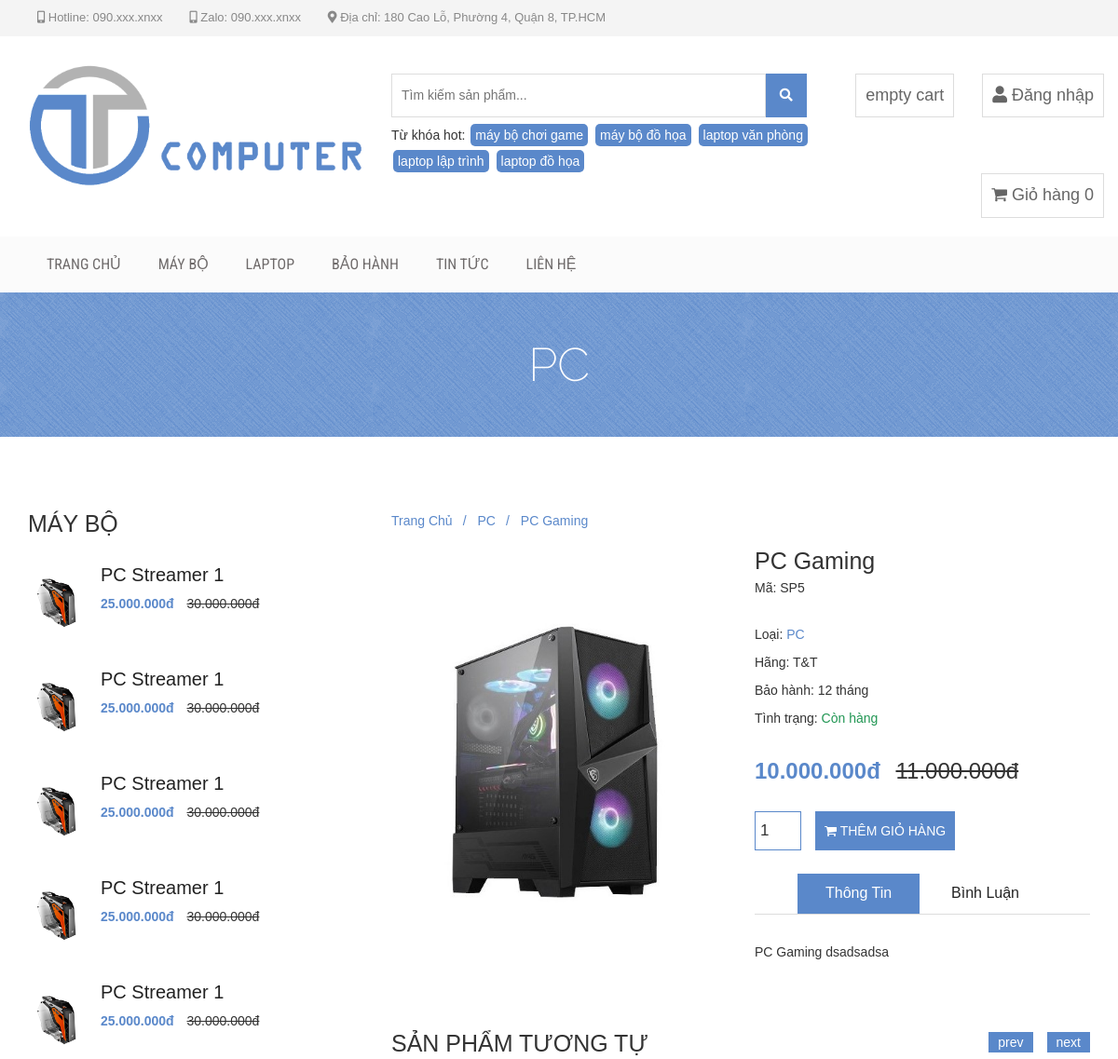
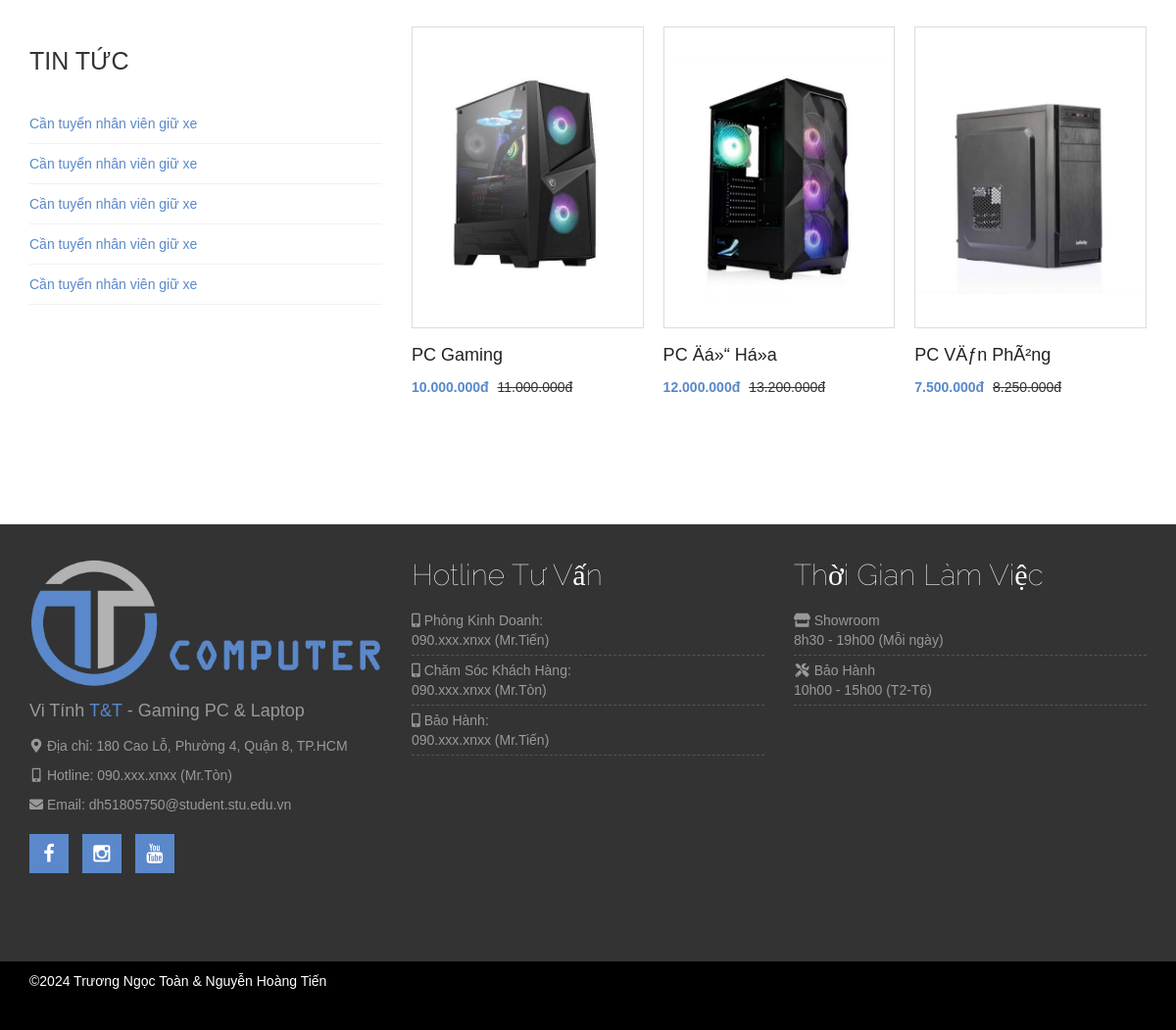
The app's page /view/chi-tiet-san-pham.php?masp=5 with its own data (2 pictures, top to bottom).
### tables this page shows
CREATE TABLE IF NOT EXISTS `danhmucsp` (
  `madmsp` int(10) NOT NULL AUTO_INCREMENT,
  `cap` tinyint(1) NOT NULL,
  `ten` varchar(20) NOT NULL,
  `madmspcha` int(10) DEFAULT NULL,
  PRIMARY KEY (`madmsp`)
);

CREATE TABLE IF NOT EXISTS `sanpham` (
  `masp` int(10) NOT NULL AUTO_INCREMENT,
  `tensp` varchar(150) NOT NULL,
  `madmsp` int(10) NOT NULL,
  `baohanh` tinyint(2) NOT NULL,
  `soluong` int(10) NOT NULL,
  `dongia` double NOT NULL,
  `mota` varchar(500) DEFAULT NULL,
  `hinh` varchar(150) NOT NULL,
  PRIMARY KEY (`masp`),
  KEY `madmsp` (`madmsp`)
);

### admin/model/database.php (called while the page is built, shortened)
<?php
class Database{
  private $servername;
  private $username;
  private $password;
  private $dbname;
  private static $conn;
  public function __construct(){
    $this->servername = "localhost";
    $this->username = "root";
    $this->password = "";
    $this->dbname = "vitinhtt";
    return self::$conn;
  }
  private function ketNoiDB(){
        try {
      self::$conn = new PDO("mysql:host=$this->servername;dbname=$this->dbname", $this->username, $this->password);
      self::$conn->setAttribute(PDO::ATTR_ERRMODE, PDO::ERRMODE_EXCEPTION);
      return self::$conn;
    } catch(PDOException $e) {
      echo "Connection failed: " . $e->getMessage();
      return false;
    }
  }
  public function timDanhSach($query){
    if(self::$conn != false){
      $stmt = self::$conn->prepare($query);
      $stmt->execute();
      $result = $stmt->setFetchMode(PDO::FETCH_ASSOC);
      if($result==true){
        return $stmt->fetchAll();
      }
    }
    return null;
  }
  public function timMotDoiTuong($query, $param = array()){
    if(self::$conn != false){
      $stmt = self::$conn->prepare($query);
      $stmt->execute($param);
      $result = $stmt->setFetchMode(PDO::FETCH_ASSOC);
      $arrDoiTuong=$stmt->fetchAll();
      $dem=count($arrDoiTuong);
      if($result==true && $dem>0){
        return $arrDoiTuong[0];
      }
    }
    return null;
  }public function timKiemSanPham($query, $param = array()){
    if(self::$conn != false){
      $stmt = self::$conn->prepare($query);
      $stmt->execute($param);
      $result = $stmt->setFetchMode(PDO::FETCH_ASSOC);
      if($result==true){
        return $stmt->fetchAll();
      }
    }
    return null;
  }
}
?>

### admin/model/sanpham.php (called while the page is built, shortened)
<?php
include_once 'database.php';
class SanPham{
    private $dongia;
    public function __construct() {
        $this->dongia = null;
    }
    public function queryTimSanPhamTheoMa() {
        $query="SELECT * FROM sanpham WHERE masp=:masp ";
        return $query;
    }
    public function queryLayDanhSachSanPham() {
        $query="SELECT * FROM sanpham";
        return $query;
    }
    public function giaChuaGiam() {
        return $this->dongia*(1+1/10);
    }
    public function set_dongia($dongia) {
        $this->dongia = (double)$dongia;
    }
}
?>

### admin/model/danhmucsp.php (called while the page is built, shortened)
<?php
class DanhMucSP
{
    public function queryTimDanhMucSPTheoMa()
    {
        $query = "SELECT * FROM danhmucsp WHERE madmsp=:madmsp ";
        return $query;
    }
}?>

### view/chi-tiet-san-pham.php (the view, shortened to what this page needs)
<!DOCTYPE html>
<html lang="en">
<head>
    <?php include 'layout/head.php'; ?>
</head>
<body>
    <?php
    include 'layout/header-menu.php';
    include_once '../admin/model/database.php';
    include_once '../admin/model/sanpham.php';
    include_once '../admin/model/danhmucsp.php';
    $db = new Database();
    $SanPham = new SanPham();
    $DanhMucSP = new DanhMucSP();
    if (isset($_GET['masp'])) {
        $masp = $_GET['masp'];
        $query = $SanPham->queryTimSanPhamTheoMa();
        $param = array(":masp"=>$masp);
        $sp = $db->timMotDoiTuong($query,$param);
        if ($sp != null) {
            $SanPham->set_dongia($sp['dongia']);
            $query = $DanhMucSP->queryTimDanhMucSPTheoMa();
            $param = array(":madmsp"=>$sp['madmsp']);
            $dmsp = $db->timMotDoiTuong($query,$param);
            $tenLoai = "";
            if ($dmsp != null) {
                if ($dmsp['madmspcha'] == "1") {
                    $tenLoai = "PC";
                } else if ($dmsp['madmspcha'] == "3") {
                    $tenLoai = "Laptop";
                }
                echo '    <div class="product-big-title-area">
                            <div class="container">
                                <div class="row">
                                    <div class="col-md-12">
                                        <div class="product-bit-title text-center">
                                            <h2>' . $tenLoai . '</h2>
                                        </div>
                                    </div>
                                </div>
                            </div>
                        </div>
                        <div class="single-product-area">
                            <div class="zigzag-bottom"></div>
                            <div class="container">
                                <div class="row">
                                    <div class="col-md-4">';
                include 'layout/sidebar.php';
                echo '
                            </div>
                            <div class="col-md-8">
                            <div class="product-content-right">
                                <div class="product-breadcroumb">
                                    <a href="index.php">Trang Chủ</a>
                                    <a href="may-bo.php">' . $tenLoai . '</a>
                                    <a href="chi-tiet-san-pham.php?masp=' . $sp['masp'] . '">' . $sp['tensp'] . '</a>
                                </div>
                                <div class="row">
                                    <div class="col-sm-6">
                                        <div class="product-images">
                                            <div class="product-main-img">
                                                <img src="../view/img/uploads/' . $sp['hinh'] . '" alt="">
                                            </div>
                                        </div>
                                    </div>
                                    <div class="col-sm-6">
                                        <div class="product-inner">
                                            <form action="../controller/xulygiohang.php" method="post" class="cart">
                                                <h2 class="product-name ten-sp">' . $sp['tensp'] . '</h2>
                                                <div class="product-inner-category">
                                                    <p>Mã: SP' . $sp['masp'] . '</p>
                                                </div>
                                                <div class="product-inner-category">
                                                    <p>Loại: <a href="may-bo.php">' . $tenLoai . '</a></p>
                                                    <p>Hãng: ' . $dmsp['ten'] . '</p>
                                                    <p>Bảo hành: ' . $sp['baohanh'] . ' tháng</p>';
                if ((int)$sp['soluong'] > 0) {
                    echo '<p>Tình trạng: <span style="color:#219653;">Còn hàng</span></p>';
                } else {
                    echo '<p>Tình trạng: <span style="color:#c9302c;">Hết hàng</span></p>';
                }
                echo '</div>
                                                <div class="product-inner-price gia">
                                                    <ins>' . number_format($sp['dongia'], 0, ",", ".") . 'đ</ins> <del>' . number_format($SanPham->giaChuaGiam(), 0, ",", ".") . 'đ</del>
                                                </div>
                                                <div class="quantity">
                                                    <input style="display: none;" type="text" name="maSanPham" value="' . $sp['masp'] . '">
                                                    <input type="number" size="4" class="input-text qty text" title="Qty" value="1" name="soLuongMua" min="1" step="1">
                                                    <input type="text" hidden name="product_masp" value="'.$sp["masp"].'">
                                                    <input type="text" hidden  name="product_tensp" value="'.$sp["tensp"].'">
                                                    <input type="text" hidden name="product_dongia" value="'.$sp["dongia"].'">
                                                    <input type="text" hidden name="product_hinh" value="'.$sp["hinh"].'">
                                                </div>
                                                <button type="submit" name="order_action" value="add"  class="add-to-cart-link" id="them-gio-hang"><i class="fa fa-shopping-cart"></i> THÊM GIỎ HÀNG</button>
                                            </form>
                                            <div role="tabpanel">
                                                <ul class="product-tab" role="tablist">
                                                    <li role="presentation" class="active"><a href="#home" aria-controls="home" role="tab" data-toggle="tab">Thông Tin</a></li>
                                                    <li role="presentation"><a href="#profile" aria-controls="profile" role="tab" data-toggle="tab">Bình Luận</a></li>
                                                </ul>
                                                <div class="tab-content">
                                                    <div role="tabpanel" class="tab-pane fade in active" id="home">
                                                        <div class="reset">' . $sp['mota'] . '</div>
                                                    </div>
                                                    <div role="tabpanel" class="tab-pane fade" id="profile">
                                                        <div class="reset">
                                                        </div>';
                echo '
                                                    </div>
                                                </div>
                                            </div>
                                        </div>
                                    </div>
                                </div>
                                <div class="related-products-wrapper">
                                    <h2 class="related-products-title">SẢN PHẨM TƯƠNG TỰ</h2>
                                    <div class="related-products-carousel">';
                $query = $SanPham->queryLayDanhSachSanPham();
                $arrSanPham = $db->timDanhSach($query);
                if (count($arrSanPham) > 0) {
                    foreach ($arrSanPham as $sp) {
                        $SanPham->set_dongia($sp['dongia']);
                        $query = $DanhMucSP->queryTimDanhMucSPTheoMa();
                        $param = array(":madmsp"=>$sp['madmsp']);
                        $dmsp1 = $db->timMotDoiTuong($query,$param);
                        if ($dmsp1 != null) {
                            if ($dmsp1['madmspcha'] == $dmsp['madmspcha']) {
                                echo '<div class="single-product">
                                <form action="../controller/xulygiohang.php" method="POST">
                                            <div class="product-f-image">
                                                <img src="../view/img/uploads/' . $sp['hinh'] . '" alt="">
                                                <div class="product-hover">
                                                    <button type="submit" name="order_action" value="add"  class="add-to-cart-link" id="them-gio-hang"><i class="fa fa-shopping-cart"></i> THÊM GIỎ HÀNG</button>
                                                    <a href="chi-tiet-san-pham.php?masp=' . $sp['masp'] . '" class="view-details-link"><i class="fa fa-link"></i> XEM CHI TIẾT</a>
                                                </div>
                                            </div>
                                            <h2><a href="chi-tiet-san-pham.php?masp=' . $sp['masp'] . '">' . $sp['tensp'] . '</a></h2>
                                            <div class="product-carousel-price">
                                            <ins>' . number_format($sp['dongia'], 0, ",", ".") . 'đ</ins> <del>' . number_format($SanPham->giaChuaGiam(), 0, ",", ".") . 'đ</del>
                                                <input type="text" hidden name="product_masp" value="'.$sp["masp"].'">
                                                <input type="text" hidden  name="product_tensp" value="'.$sp["tensp"].'">
                                                <input type="text" hidden name="product_dongia" value="'.$sp["dongia"].'">
                                                <input type="text" hidden name="product_hinh" value="'.$sp["hinh"].'">
                                            </div>
                                </form>
                                        </div>';
                            }
                        }
                    }
                }
                echo '
                                    </div>
                                </div>
                            </div>
                            </div>
                            ';
            }
        }
    } else {
        echo 'Không tìm thấy sản phẩm!';
    }
    ?>
    </div>
    </div>
    </div>
    <?php include 'layout/footer.php'; ?>
</body>
</html>

### view/css/style.css (style rules this page uses)
img { max-width: 100%; height: auto; }
h1, h2, h3, h4, h5, h6 { margin: 0 0 15px; }
body { font-family: Arial, Helvetica, sans-serif; }
.product-f-image { position: relative; }
.product-hover { height: 100%; left: 0; position: absolute; top: 0; width: 100%; overflow: hidden; border: 1px solid #ddd; }
.product-hover:after { background: none repeat scroll 0 0 #333; content: ""; height: 100%; left: -100%; opacity: 0.6; position: absolute; top: 0; width: 100%; transition: .4s; }
.product-carousel-price ins { color: #5a88ca; font-weight: 700; margin-right: 5px; text-decoration: none; }
.single-product h2 { font-size: 18px; line-height: 25px; margin-bottom: 10px; margin-top: 15px; }
.single-product h2 a { color: #222; }
.single-product { overflow: hidden; }
a { color: #5a88ca }
.product-big-title-area { background: url(../img/crossword.png) repeat scroll 0 0 #5a88ca }
.product-bit-title h2 { font-family: raleway; font-size: 50px; font-weight: 200; margin: 0; padding: 50px 0; color: #fff; }
.single-product-area { padding: 80px 0 130px; }
input[type="submit"], button[type=submit] { background: none repeat scroll 0 0 #5a88ca; border: medium none; color: #fff; padding: 11px 20px; text-transform: uppercase; }
.product-breadcroumb { margin-bottom: 20px; }
.product-breadcroumb>a { margin-right: 23px; position: relative; }
.product-breadcroumb>a::before { content: "/"; position: absolute; right: -15px; }
.product-breadcroumb>a:last-child::before { display: none; }
.product-main-img { margin-bottom: 20px; }
.product-name { font-size: 25px; margin-bottom: 20px; }
.product-inner-price { margin-bottom: 25px; }
.product-inner-price>ins { color: #5a88ca; font-weight: 700; margin-right: 10px; text-decoration: none; }
.quantity { float: left; margin-right: 15px; }
.quantity input[type="number"] { border: 1px solid #5a88ca; padding: 8px 5px; width: 50px; font-size: 17px; }
form.cart { margin-bottom: 25px; }
.product-inner-category { margin-bottom: 30px; }
.product-tab { border-bottom: 1px solid #ddd; list-style: outside none none; margin: 0 0 30px; padding: 0; text-align: center; }
.product-tab li { display: inline-block; }
.product-tab li.active { background: none repeat scroll 0 0 #5a88ca; }
.product-tab li.active a { color: #fff; }
.product-tab li a { color: #222; display: block; font-size: 16px; padding: 10px 30px; }
.tab-content { margin-bottom: 30px; }
.related-products-wrapper { margin-top: 30px; }
.related-products-title { color: #333; font-size: 25px; margin-bottom: 30px; text-transform: uppercase; }
a { text-decoration: none!important; }
.gia { font-size: x-large; }
.ten-sp { margin-bottom: 5px; }
#them-gio-hang { padding-left: 10px; padding-right: 10px; }

### view/css/responsive.css (style rules this page uses)
@media only screen and (min-width: 992px) and (max-width: 1280px) { input[type="submit"], button[type="submit"] { padding: 11px 15px; } }

### records on screen
danhmucsp: madmspcha "PC", ten "T&T"
sanpham: tensp "PC Gaming", hinh (picture), masp "5", baohanh "12", dongia "10.000.000", dongia "11.000.000", mota "PC Gaming dsadsadsa"
sanpham: hinh (picture), tensp "PC Äá»“ Há»a", dongia "12.000.000", dongia "13.200.000"
sanpham: hinh (picture), tensp "PC VÄƒn PhÃ²ng", dongia "7.500.000", dongia "8.250.000"
